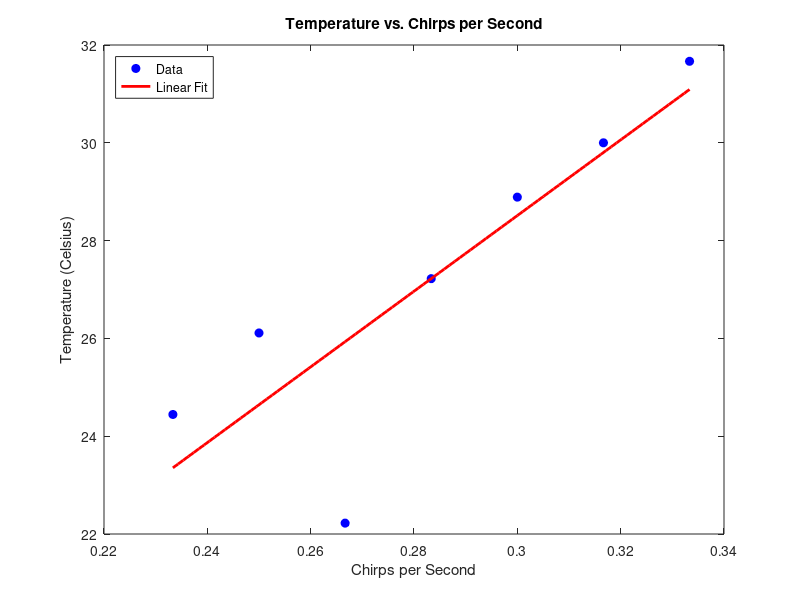

Reproduce this figure in MATLAB.
clear all 
clc 
dataTD = dlmread('sleeplessnights.txt'); 
tempTD = (dataTD(:, 2) - 32) * 5 / 9; 
xTD = dataTD(:, 1) / 60;  
yTD = tempTD; 
nTD = length(xTD); 
xmeanTD = mean(xTD); 
ymeanTD = mean(yTD); 
xyTD = sum(xTD .* yTD) - nTD * xmeanTD * ymeanTD; 
xxTD = sum(xTD .* xTD) - nTD * xmeanTD * xmeanTD; 
b1TD = xyTD / xxTD;   
b0TD = ymeanTD - b1TD * xmeanTD; 

plot(xTD, yTD, 'o', 'MarkerSize', 6, 'MarkerEdgeColor', 'b', 'MarkerFaceColor', 'b'); 
hold on; 
xfitTD = linspace(min(xTD), max(xTD), 100); 
yfitTD = b0TD + b1TD * xfitTD; 
plot(xfitTD, yfitTD, 'r-', 'LineWidth', 2); 
xlabel('Chirps per Second'); 
ylabel('Temperature (Celsius)'); 
legend('Data', 'Linear Fit', 'Location', 'Northwest'); 
title('Temperature vs. Chirps per Second'); 

yexpectedTD = b0TD + b1TD * xTD;  
observedTD = yTD - yexpectedTD;  
sigmaTD = std(observedTD);  
chi2TD = sum(observedTD .^ 2 / sigmaTD ^ 2);  
dofTD = nTD - 2;  
pTD = gammainc(chi2TD/2, dofTD/2); 
fprintf('  Chi-Square Value = %f\n', chi2TD); 
fprintf('  Degrees of Freedom = %d\n', dofTD); 
fprintf('  p-value = %f\n', pTD); 
